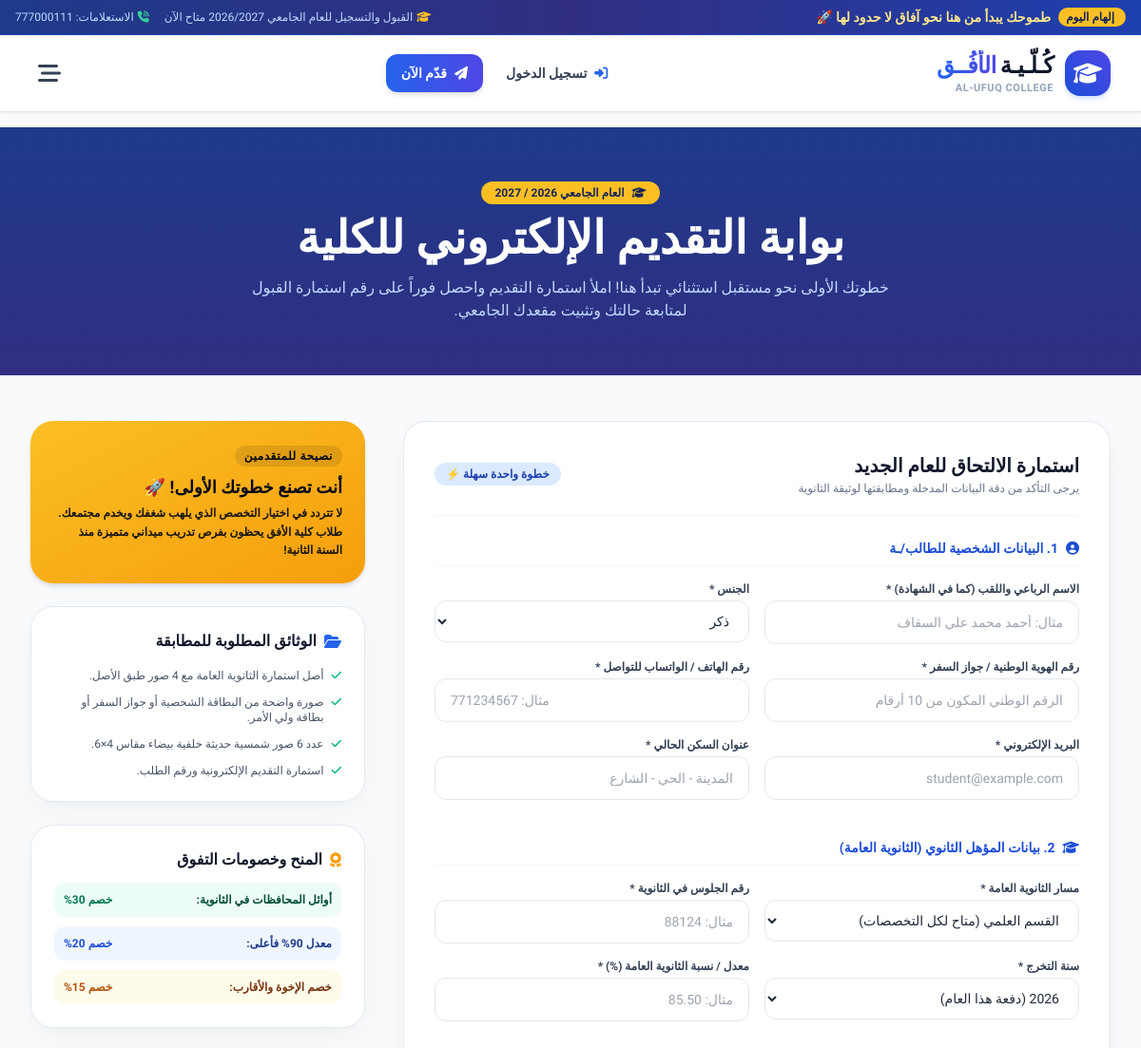
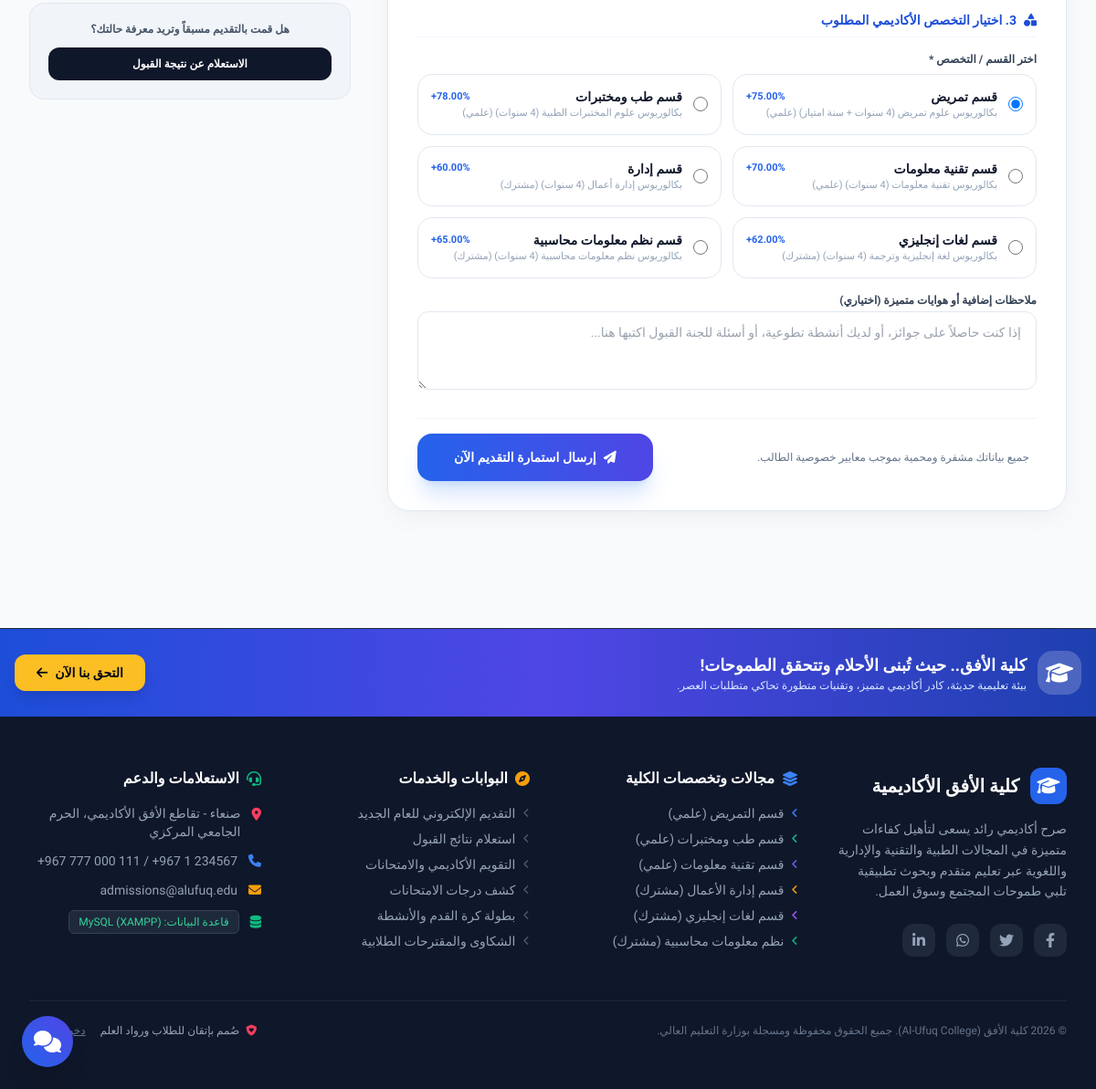
/admissions.php, run on the app's committed database (2 pictures, top to bottom).
### tables this page shows
CREATE TABLE `departments` (
  `id` INT AUTO_INCREMENT PRIMARY KEY,
  `code` VARCHAR(10) NOT NULL UNIQUE,
  `name_ar` VARCHAR(100) NOT NULL,
  `name_en` VARCHAR(100) NOT NULL,
  `track_type` ENUM('علمي', 'أدبي', 'مشترك') NOT NULL,
  `icon` VARCHAR(50) NOT NULL DEFAULT 'fa-graduation-cap',
  `color_accent` VARCHAR(20) NOT NULL DEFAULT '#2563eb',
  `degree` VARCHAR(50) NOT NULL DEFAULT 'بكالوريوس (4 سنوات)',
  `min_percentage` DECIMAL(5,2) NOT NULL DEFAULT 65.00,
  `annual_fee` VARCHAR(50) NOT NULL DEFAULT 'مناسبة ومدعومة',
  `short_desc` TEXT NOT NULL,
  `full_desc` LONGTEXT NOT NULL,
  `career_opportunities` TEXT NOT NULL,
  `study_plan` TEXT NOT NULL,
  `image` VARCHAR(255) DEFAULT 'dept_default.jpg'
);

### admissions.php (the view, shortened to what this page needs)
<?php
require_once __DIR__ . '/config/db.php';
$departments = $pdo->query("SELECT * FROM departments ORDER BY id ASC")->fetchAll();
$selected_dept = isset($_GET['dept']) ? (int)$_GET['dept'] : 0;
require_once __DIR__ . '/includes/header.php';
?>
<section class="bg-gradient-to-b from-blue-900 to-indigo-900 text-white py-14 relative overflow-hidden">
    <div class="max-w-7xl mx-auto px-4 sm:px-6 lg:px-8 relative z-10 text-center">
        <span class="inline-flex items-center gap-2 px-3.5 py-1 rounded-full bg-amber-400 text-blue-950 font-black text-xs shadow-sm mb-3">
            <i class="fa-solid fa-graduation-cap"></i> العام الجامعي 2026 / 2027
        </span>
        <h1 class="text-3xl sm:text-5xl font-black mb-4">بوابة التقديم الإلكتروني للكلية</h1>
        <p class="text-blue-200 text-sm sm:text-base max-w-2xl mx-auto leading-relaxed">
            خطوتك الأولى نحو مستقبل استثنائي تبدأ هنا! املأ استمارة التقديم واحصل فوراً على رقم استمارة القبول لمتابعة حالتك وتثبيت مقعدك الجامعي.
        </p>
    </div>
</section>
<div class="max-w-7xl mx-auto px-4 sm:px-6 lg:px-8 py-12">
    <div class="grid grid-cols-1 lg:grid-cols-12 gap-10">
        <div class="lg:col-span-8">
            <div class="glass-card rounded-3xl p-8 border border-slate-200">
                <div class="flex items-center justify-between pb-5 border-b border-slate-100 mb-6">
                    <div>
                        <h2 class="text-xl font-black text-slate-900">استمارة الالتحاق للعام الجديد</h2>
                        <p class="text-xs text-slate-500 mt-0.5">يرجى التأكد من دقة البيانات المدخلة ومطابقتها لوثيقة الثانوية</p>
                    </div>
                    <span class="text-xs bg-blue-100 text-blue-800 font-bold px-3 py-1 rounded-full">خطوة واحدة سهلة ⚡</span>
                </div>
                <form method="POST" action="admissions.php" class="space-y-6">
                    <div class="space-y-4">
                        <h4 class="text-sm font-black text-blue-700 flex items-center gap-2 pb-2 border-b border-blue-50">
                            <i class="fa-solid fa-user-circle"></i> 1. البيانات الشخصية للطالب/ـة
                        </h4>
                        <div class="grid grid-cols-1 sm:grid-cols-2 gap-4">
                            <div>
                                <label class="block text-xs font-bold text-slate-700 mb-1">الاسم الرباعي واللقب (كما في الشهادة) *</label>
                                <input type="text" name="full_name" required placeholder="مثال: أحمد محمد علي السقاف" class="w-full px-4 py-3 rounded-xl border border-slate-200 focus:outline-none focus:border-blue-600 focus:ring-2 focus:ring-blue-100 text-sm">
                            </div>
                            <div>
                                <label class="block text-xs font-bold text-slate-700 mb-1">الجنس *</label>
                                <select name="gender" required class="w-full px-4 py-3 rounded-xl border border-slate-200 focus:outline-none focus:border-blue-600 text-sm bg-white">
                                    <option value="ذكر">ذكر</option>
                                </select>
                            </div>
                            <div>
                                <label class="block text-xs font-bold text-slate-700 mb-1">رقم الهوية الوطنية / جواز السفر *</label>
                                <input type="text" name="national_id" required placeholder="الرقم الوطني المكون من 10 أرقام" class="w-full px-4 py-3 rounded-xl border border-slate-200 focus:outline-none focus:border-blue-600 text-sm">
                            </div>
                            <div>
                                <label class="block text-xs font-bold text-slate-700 mb-1">رقم الهاتف / الواتساب للتواصل *</label>
                                <input type="tel" name="phone" required placeholder="مثال: 771234567" class="w-full px-4 py-3 rounded-xl border border-slate-200 focus:outline-none focus:border-blue-600 text-sm">
                            </div>
                            <div>
                                <label class="block text-xs font-bold text-slate-700 mb-1">البريد الإلكتروني *</label>
                                <input type="email" name="email" required placeholder="student@example.com" class="w-full px-4 py-3 rounded-xl border border-slate-200 focus:outline-none focus:border-blue-600 text-sm">
                            </div>
                            <div>
                                <label class="block text-xs font-bold text-slate-700 mb-1">عنوان السكن الحالي *</label>
                                <input type="text" name="address" required placeholder="المدينة - الحي - الشارع" class="w-full px-4 py-3 rounded-xl border border-slate-200 focus:outline-none focus:border-blue-600 text-sm">
                            </div>
                        </div>
                    </div>
                    <div class="space-y-4 pt-4">
                        <h4 class="text-sm font-black text-blue-700 flex items-center gap-2 pb-2 border-b border-blue-50">
                            <i class="fa-solid fa-graduation-cap"></i> 2. بيانات المؤهل الثانوي (الثانوية العامة)
                        </h4>
                        <div class="grid grid-cols-1 sm:grid-cols-2 gap-4">
                            <div>
                                <label class="block text-xs font-bold text-slate-700 mb-1">مسار الثانوية العامة *</label>
                                <select name="high_school_branch" id="branch-select" required class="w-full px-4 py-3 rounded-xl border border-slate-200 focus:outline-none focus:border-blue-600 text-sm bg-white">
                                    <option value="علمي">القسم العلمي (متاح لكل التخصصات)</option>
                                </select>
                            </div>
                            <div>
                                <label class="block text-xs font-bold text-slate-700 mb-1">رقم الجلوس في الثانوية *</label>
                                <input type="text" name="seat_number" required placeholder="مثال: 88124" class="w-full px-4 py-3 rounded-xl border border-slate-200 focus:outline-none focus:border-blue-600 text-sm">
                            </div>
                            <div>
                                <label class="block text-xs font-bold text-slate-700 mb-1">سنة التخرج *</label>
                                <select name="graduation_year" class="w-full px-4 py-3 rounded-xl border border-slate-200 focus:outline-none focus:border-blue-600 text-sm bg-white">
                                    <option value="2026">2026 (دفعة هذا العام)</option>
                                </select>
                            </div>
                            <div>
                                <label class="block text-xs font-bold text-slate-700 mb-1">معدل / نسبة الثانوية العامة (%) *</label>
                                <input type="number" step="0.01" min="50" max="100" name="percentage" id="percentage-input" required placeholder="مثال: 85.50" class="w-full px-4 py-3 rounded-xl border border-slate-200 focus:outline-none focus:border-blue-600 text-sm">
                            </div>
                        </div>
                    </div>
                    <div class="space-y-4 pt-4">
                        <h4 class="text-sm font-black text-blue-700 flex items-center gap-2 pb-2 border-b border-blue-50">
                            <i class="fa-solid fa-shapes"></i> 3. اختيار التخصص الأكاديمي المطلوب
                        </h4>
                        <div>
                            <label class="block text-xs font-bold text-slate-700 mb-2">اختر القسم / التخصص *</label>
                            <div class="grid grid-cols-1 sm:grid-cols-2 gap-3">
                                <?php foreach ($departments as $d): ?>
                                    <label class="flex items-center gap-3 p-3.5 rounded-2xl border border-slate-200 hover:border-blue-500 hover:bg-blue-50/50 cursor-pointer transition-all">
                                        <input type="radio" name="department_id" value="<?= $d['id'] ?>" <?= ($selected_dept == $d['id'] || ($selected_dept == 0 && $d['id'] == 1)) ? 'checked' : '' ?> class="text-blue-600 focus:ring-blue-500 h-4 w-4">
                                        <div class="flex-1">
                                            <div class="flex items-center justify-between">
                                                <span class="font-extrabold text-sm text-slate-900">قسم <?= htmlspecialchars($d['name_ar']) ?></span>
                                                <span class="text-[11px] font-bold text-blue-600"><?= $d['min_percentage'] ?>%+</span>
                                            </div>
                                            <div class="text-[11px] text-slate-400"><?= htmlspecialchars($d['degree']) ?> (<?= $d['track_type'] ?>)</div>
                                        </div>
                                    </label>
                                <?php endforeach; ?>
                            </div>
                        </div>
                        <div>
                            <label class="block text-xs font-bold text-slate-700 mb-1">ملاحظات إضافية أو هوايات متميزة (اختياري)</label>
                            <textarea name="notes" rows="3" placeholder="إذا كنت حاصلاً على جوائز، أو لديك أنشطة تطوعية، أو أسئلة للجنة القبول اكتبها هنا..." class="w-full px-4 py-3 rounded-xl border border-slate-200 focus:outline-none focus:border-blue-600 text-sm"></textarea>
                        </div>
                    </div>
                    <div class="pt-4 border-t border-slate-100 flex flex-col sm:flex-row items-center justify-between gap-4">
                        <div class="text-xs text-slate-500 flex items-center gap-2">
                            <span>جميع بياناتك مشفرة ومحمية بموجب معايير خصوصية الطالب.</span>
                        </div>
                        <button type="submit" name="submit_application" class="w-full sm:w-auto px-10 py-4 rounded-2xl bg-gradient-to-r from-blue-600 to-indigo-600 hover:from-blue-700 hover:to-indigo-700 text-white font-black text-sm shadow-xl shadow-blue-500/20 hover:scale-105 transition-all flex items-center justify-center gap-2">
                            <i class="fa-solid fa-paper-plane"></i>
                            <span>إرسال استمارة التقديم الآن</span>
                        </button>
                    </div>
                </form>
            </div>
        </div>
        <div class="lg:col-span-4 space-y-6">
            <div class="p-6 rounded-3xl bg-gradient-to-br from-amber-400 to-amber-500 text-slate-950 shadow-md">
                <span class="text-xs font-black uppercase tracking-wider bg-black/10 px-2.5 py-1 rounded-full">نصيحة للمتقدمين</span>
                <h4 class="text-lg font-black mt-2 mb-1">أنت تصنع خطوتك الأولى! 🚀</h4>
                <p class="text-xs leading-relaxed font-semibold opacity-90">
                    لا تتردد في اختيار التخصص الذي يلهب شغفك ويخدم مجتمعك. طلاب كلية الأفق يحظون بفرص تدريب ميداني متميزة منذ السنة الثانية!
                </p>
            </div>
            <div class="glass-card rounded-3xl p-6 border border-slate-200">
                <h4 class="font-black text-slate-900 text-base mb-4 flex items-center gap-2">
                    <i class="fa-solid fa-folder-open text-blue-600"></i> الوثائق المطلوبة للمطابقة
                </h4>
                <ul class="space-y-3 text-xs text-slate-600">
                    <li class="flex items-start gap-2">
                        <i class="fa-solid fa-check text-emerald-500 mt-0.5"></i>
                        <span>أصل استمارة الثانوية العامة مع 4 صور طبق الأصل.</span>
                    </li>
                    <li class="flex items-start gap-2">
                        <i class="fa-solid fa-check text-emerald-500 mt-0.5"></i>
                        <span>صورة واضحة من البطاقة الشخصية أو جواز السفر أو بطاقة ولي الأمر.</span>
                    </li>
                    <li class="flex items-start gap-2">
                        <i class="fa-solid fa-check text-emerald-500 mt-0.5"></i>
                        <span>عدد 6 صور شمسية حديثة خلفية بيضاء مقاس 4×6.</span>
                    </li>
                    <li class="flex items-start gap-2">
                        <i class="fa-solid fa-check text-emerald-500 mt-0.5"></i>
                        <span>استمارة التقديم الإلكترونية ورقم الطلب.</span>
                    </li>
                </ul>
            </div>
            <div class="glass-card rounded-3xl p-6 border border-slate-200">
                <h4 class="font-black text-slate-900 text-base mb-3 flex items-center gap-2">
                    <i class="fa-solid fa-award text-amber-500"></i> المنح وخصومات التفوق
                </h4>
                <div class="space-y-2.5 text-xs text-slate-600">
                    <div class="p-2.5 rounded-xl bg-emerald-50 text-emerald-900 flex justify-between font-bold">
                        <span>أوائل المحافظات في الثانوية:</span>
                        <span class="text-emerald-700">خصم 30%</span>
                    </div>
                    <div class="p-2.5 rounded-xl bg-blue-50 text-blue-900 flex justify-between font-bold">
                        <span>معدل 90% فأعلى:</span>
                        <span class="text-blue-700">خصم 20%</span>
                    </div>
                    <div class="p-2.5 rounded-xl bg-amber-50 text-amber-900 flex justify-between font-bold">
                        <span>خصم الإخوة والأقارب:</span>
                        <span class="text-amber-700">خصم 15%</span>
                    </div>
                </div>
            </div>
            <div class="p-5 rounded-2xl bg-slate-100 border border-slate-200 text-center">
                <p class="text-xs text-slate-600 font-bold mb-3">هل قمت بالتقديم مسبقاً وتريد معرفة حالتك؟</p>
                <a href="admission_results.php" class="inline-block w-full py-2.5 rounded-xl bg-slate-900 hover:bg-slate-800 text-white font-bold text-xs transition-all">
                    الاستعلام عن نتيجة القبول
                </a>
            </div>
        </div>
    </div>
</div>
<?php require_once __DIR__ . '/includes/footer.php'; ?>

### assets/css/style.css (style rules this page uses)
:root { --primary: #1e3a8a; --primary-light: #3b82f6; --secondary: #0891b2; --accent-gold: #f59e0b; --accent-emerald: #10b981; --accent-rose: #f43f5e; --bg-soft: #f8fafc; --text-main: #0f172a; --text-muted: #64748b; --card-bg: rgba(255, 255, 255, 0.95); --border-subtle: #e2e8f0; }
* { font-family: 'Tajawal', 'Cairo', sans-serif; box-sizing: border-box; }
body { background-color: #f8fafc; color: var(--text-main); direction: rtl; text-align: right; overflow-x: hidden; }
.glass-card { background: rgba(255, 255, 255, 0.88); backdrop-filter: blur(12px); -webkit-backdrop-filter: blur(12px); border: 1px solid rgba(255, 255, 255, 0.6); box-shadow: 0 10px 30px -5px rgba(0, 0, 0, 0.05), 0 4px 6px -2px rgba(0, 0, 0, 0.02); transition: all 0.3s cubic-bezier(0.4, 0, 0.2, 1); }

### data on the page
departments: department_id "☑ قسم تمريض 75.00%+ بكالوريوس عل", name_ar "تمريض", min_percentage "75.00", degree "بكالوريوس علوم تمريض (4 سنوات + سنة امتياز)", track_type "علمي"
departments: department_id "☐ قسم طب ومختبرات 78.00%+ بكالور", name_ar "طب ومختبرات", min_percentage "78.00", degree "بكالوريوس علوم المختبرات الطبية (4 سنوات)", track_type "علمي"
departments: department_id "☐ قسم تقنية معلومات 70.00%+ بكال", name_ar "تقنية معلومات", min_percentage "70.00", degree "بكالوريوس تقنية معلومات (4 سنوات)", track_type "علمي"
departments: department_id "☐ قسم إدارة 60.00%+ بكالوريوس إد", name_ar "إدارة", min_percentage "60.00", degree "بكالوريوس إدارة أعمال (4 سنوات)", track_type "مشترك"
departments: department_id "☐ قسم لغات إنجليزي 62.00%+ بكالو", name_ar "لغات إنجليزي", min_percentage "62.00", degree "بكالوريوس لغة إنجليزية وترجمة (4 سنوات)", track_type "مشترك"
departments: department_id "☐ قسم نظم معلومات محاسبية 65.00%", name_ar "نظم معلومات محاسبية", min_percentage "65.00", degree "بكالوريوس نظم معلومات محاسبية (4 سنوات)", track_type "مشترك"
